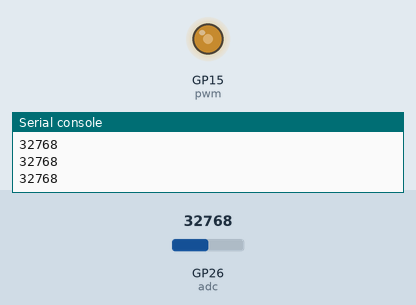
Bench run of a program on a simulated Raspberry Pi Pico running MicroPython. Parts: output pins drawn as LEDs (lit = HIGH), the last lines printed to the serial console. The test bench sets the inputs (shaded band); at power-on: GP26 (adc) = 32768 (analog values on the 0–65535 scale).

Above: at 1.2 s.
1.3 s: GP26 (adc) set to 45874
At 1.7 s:
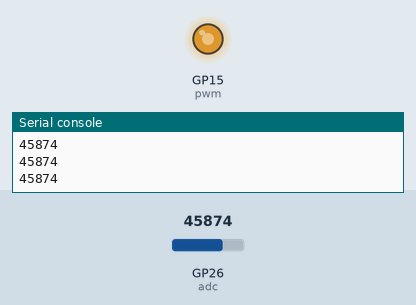
2.8 s: GP26 (adc) set to 57670
At 3.9 s:
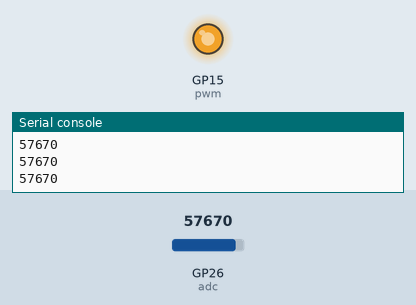
4.3 s: GP26 (adc) set to 7864
At 5.3 s:
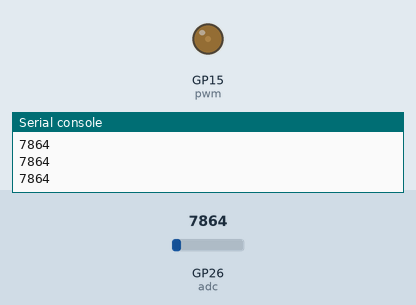
5.8 s: GP26 (adc) set to 0
At 6.3 s:
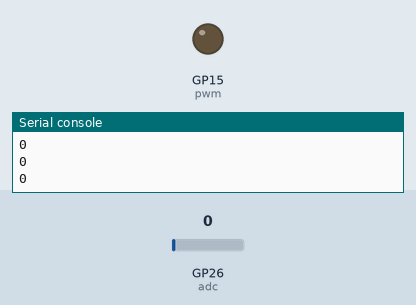
Timing chart, 0 to 8.3 s (numbered marks = the images above; inputs shaded):
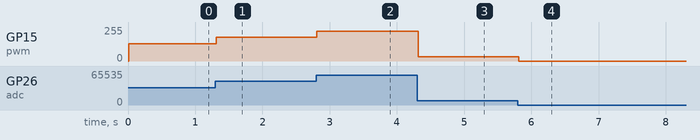

Measured:
- after the input at 1.3 s, GP15 (pwm): 128/255 → 178/255 at once
- after the input at 2.8 s, GP15 (pwm): 178/255 → 224/255 at once
- after the input at 4.3 s, GP15 (pwm): 224/255 → 31/255 at once
- after the input at 5.8 s, GP15 (pwm): 31/255 → 0/255 at once

The program:

adc-fade-led.py
```python
# Analog input controls intensity of LED output
from machine import Pin, PWM, ADC
from utime import sleep

#Create Analog and PWM objects, designate their Pin numbers
adc = ADC(Pin(26))
pwm = PWM(Pin(15))

pwm.freq(1000)

while True:
	duty = adc.read_u16()
	print(duty)
	sleep(.01) # delay buffer necessary when printing to serial port
	pwm.duty_u16(duty)
```
